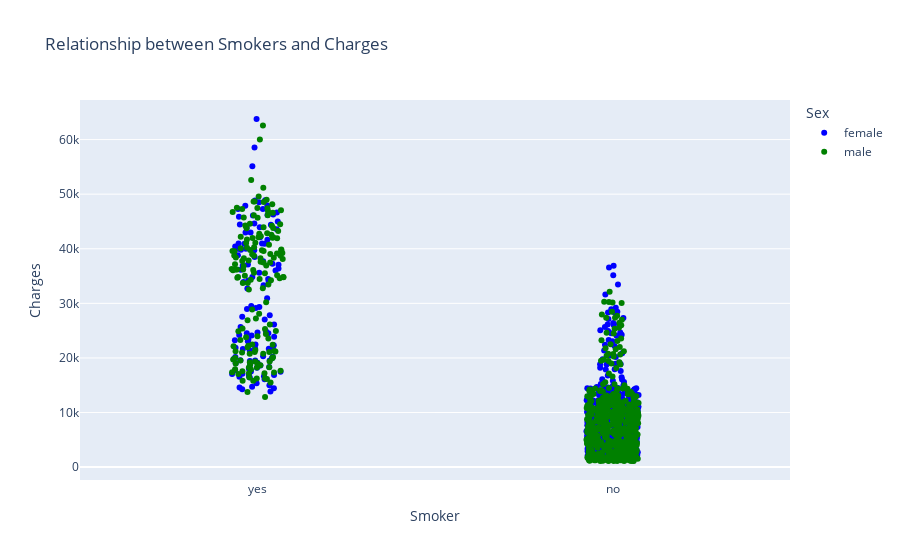

Here is the notebook cell this chart was saved with:
### Markdown cell above
- niepalcące osoby czy to są kobiety czy mężczyźni płacą pdobną stawkę ubezpieczenia ok 7 k
- palący mężczyźni średnio płacą więcej o 7 135 niż palące kobiety i o 29 099 niż nieplacąy mężczyźni

### Code cell
fig = px.strip(df, x='smoker', y='charges', color='sex', stripmode= 'overlay',title = 'Relationship between Smokers and Charges', 
               labels={ "sex": "Sex",
                        "charges":"Charges",
                        'smoker':'Smoker'
      },color_discrete_map={'female': 'blue', 'male': 'green'})
fig.show()

### Figure 1 — Plotly figure (JSON) as saved in the notebook; plotly's stock layout.template omitted (floating-point values rounded to 4 significant figures; data arrays with more than 128 entries replaced by an {"elided": "..."} marker saying what was removed)
{"data": [{"alignmentgroup": "True", "boxpoints": "all", "fillcolor": "rgba(255,255,255,0)", "hoveron": "points", "hovertemplate": "Sex=female<br>Smoker=%{x}<br>Charges=%{y}<extra></extra>", "legendgroup": "female", "line": {"color": "rgba(255,255,255,0)"}, "marker": {"color": "blue"}, "name": "female", "offsetgroup": "female", "orientation": "v", "pointpos": 0, "showlegend": true, "type": "box", "x": {"elided": "662 str values"}, "x0": " ", "xaxis": "x", "y": {"elided": "662 float values"}, "y0": " ", "yaxis": "y"}, {"alignmentgroup": "True", "boxpoints": "all", "fillcolor": "rgba(255,255,255,0)", "hoveron": "points", "hovertemplate": "Sex=male<br>Smoker=%{x}<br>Charges=%{y}<extra></extra>", "legendgroup": "male", "line": {"color": "rgba(255,255,255,0)"}, "marker": {"color": "green"}, "name": "male", "offsetgroup": "male", "orientation": "v", "pointpos": 0, "showlegend": true, "type": "box", "x": {"elided": "676 str values"}, "x0": " ", "xaxis": "x", "y": {"elided": "676 float values"}, "y0": " ", "yaxis": "y"}], "layout": {"boxmode": "overlay", "legend": {"title": {"text": "Sex"}, "tracegroupgap": 0}, "title": {"text": "Relationship between Smokers and Charges"}, "xaxis": {"anchor": "y", "domain": [0, 1], "title": {"text": "Smoker"}}, "yaxis": {"anchor": "x", "domain": [0, 1], "title": {"text": "Charges"}}}}
